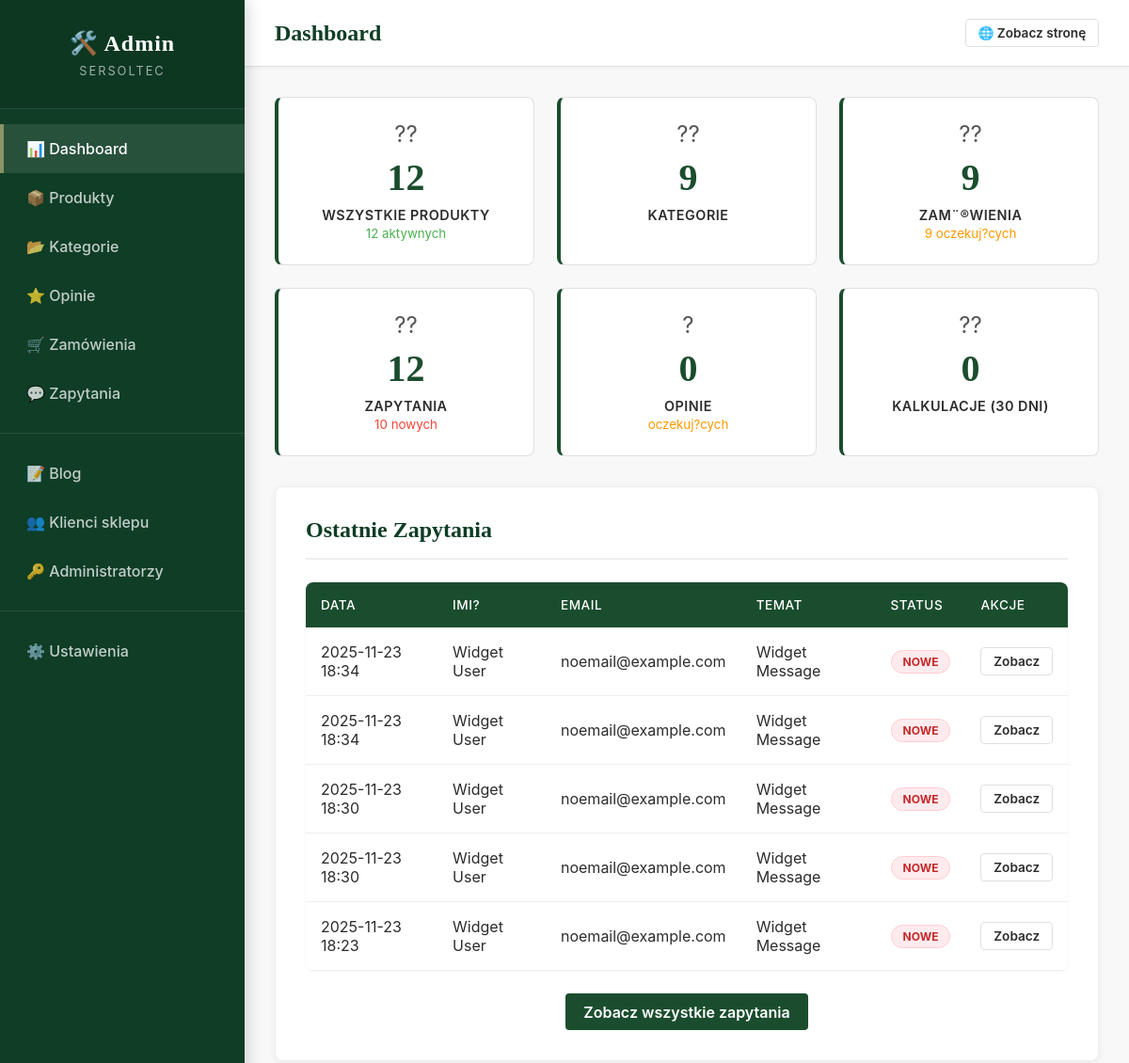
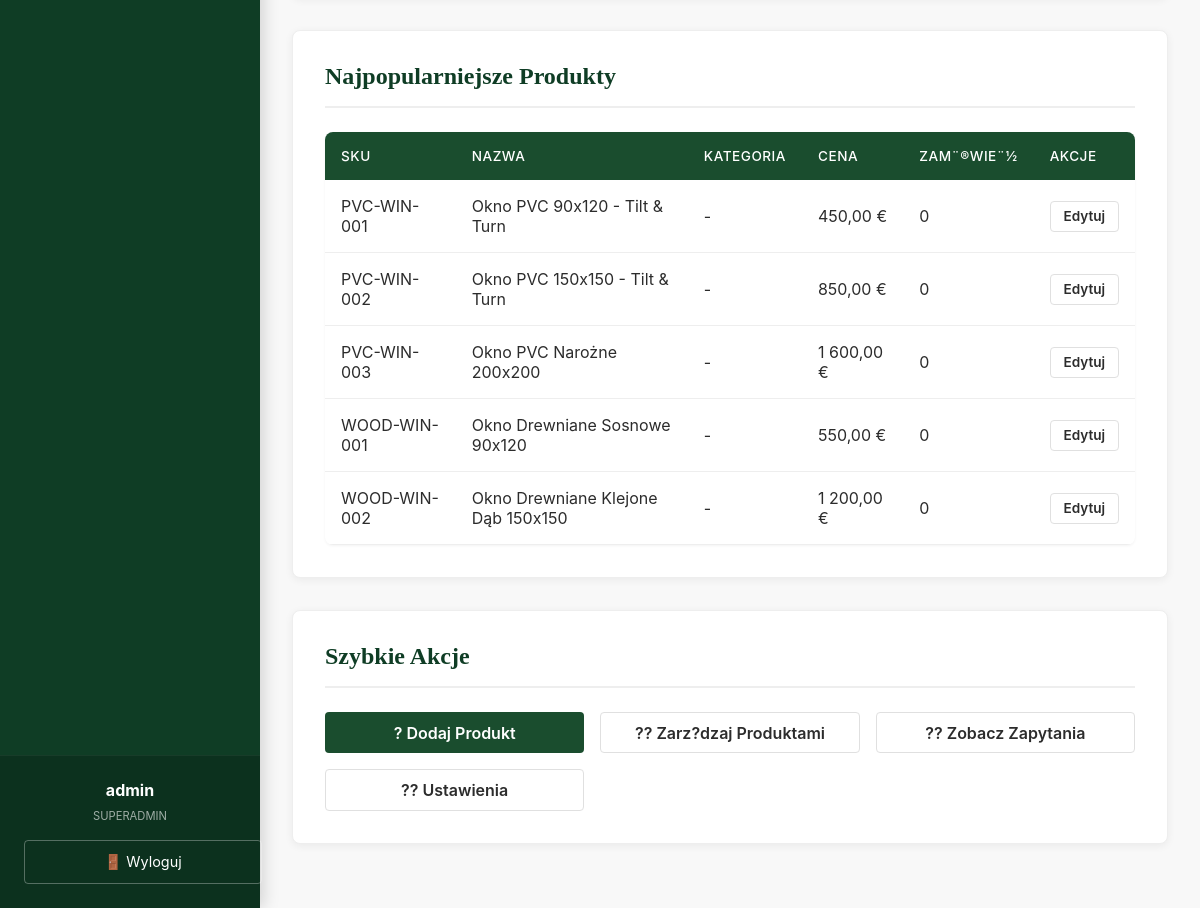
Page /admin/dashboard.php (signed in) on the committed database (2 pictures, top to bottom).
### tables this page shows
CREATE TABLE `inquiries` (
  `id` int NOT NULL AUTO_INCREMENT,
  `name` varchar(255) NOT NULL,
  `email` varchar(255) NOT NULL,
  `phone` varchar(20) DEFAULT NULL,
  `company` varchar(255) DEFAULT NULL,
  `subject` varchar(255) DEFAULT NULL,
  `message` text NOT NULL,
  `product_id` int DEFAULT NULL,
  `ip_address` varchar(45) DEFAULT NULL,
  `status` enum('new','read','replied') DEFAULT 'new',
  `created_at` timestamp NULL DEFAULT CURRENT_TIMESTAMP,
  `updated_at` timestamp NULL DEFAULT CURRENT_TIMESTAMP ON UPDATE CURRENT_TIMESTAMP,
  PRIMARY KEY (`id`),
  KEY `product_id` (`product_id`),
  KEY `created_at` (`created_at`),
  KEY `status` (`status`),
  CONSTRAINT `inquiries_ibfk_1` FOREIGN KEY (`product_id`) REFERENCES `products` (`id`) ON DELETE SET NULL
);

CREATE TABLE `products` (
  `id` int NOT NULL AUTO_INCREMENT,
  `category_id` int NOT NULL,
  `sku` varchar(100) NOT NULL,
  `name_pl` varchar(255) NOT NULL,
  `name_en` varchar(255) NOT NULL,
  `name_es` varchar(255) NOT NULL,
  `description_pl` text,
  `description_en` text,
  `description_es` text,
  `specifications` json DEFAULT NULL,
  `price_base` decimal(10,2) DEFAULT NULL,
  `price_min` decimal(10,2) DEFAULT NULL,
  `price_max` decimal(10,2) DEFAULT NULL,
  `unit` varchar(50) DEFAULT NULL,
  `image` varchar(255) DEFAULT NULL,
  `images` json DEFAULT NULL,
  `weight` decimal(10,3) DEFAULT NULL,
  `active` tinyint DEFAULT '1',
  `b2b_only` tinyint DEFAULT '0',
  `created_at` timestamp NULL DEFAULT CURRENT_TIMESTAMP,
  `updated_at` timestamp NULL DEFAULT CURRENT_TIMESTAMP ON UPDATE CURRENT_TIMESTAMP,
  PRIMARY KEY (`id`),
  UNIQUE KEY `sku` (`sku`),
  KEY `category_id` (`category_id`),
  KEY `active` (`active`),
  CONSTRAINT `products_ibfk_1` FOREIGN KEY (`category_id`) REFERENCES `categories` (`id`) ON DELETE CASCADE
);

### admin/admin-auth.php (called while the page is built, shortened)
<?php
if (file_exists('../config.php')) {
    require_once '../config.php';
} elseif (file_exists('config.php')) {
    require_once 'config.php';
}
function getAdminName() {
    return $_SESSION['admin_username'] ?? 'Admin';
}

### config.php (called while the page is built, shortened)
<?php
if (!function_exists('safe_currency_symbol')) {
    function safe_currency_symbol(): string {
        return '€';
    }
}
if (!function_exists('formatPrice')) {
    function formatPrice($price) {
        return number_format($price, 2, ',', ' ') . ' ' . safe_currency_symbol();
    }
}

### admin/dashboard.php (the view, shortened to what this page needs)
<?php
require_once 'admin-auth.php';
$page_title = 'Dashboard';
$stats = [];
$stmt = $pdo->query("SELECT COUNT(*) as total,
                     SUM(CASE WHEN active = 1 THEN 1 ELSE 0 END) as active,
                     SUM(CASE WHEN active = 0 THEN 1 ELSE 0 END) as inactive
                     FROM products");
$stats['products'] = $stmt->fetch();
$stmt = $pdo->query("SELECT COUNT(*) FROM categories WHERE active = 1");
$stats['categories'] = $stmt->fetchColumn();
$stmt = $pdo->query("SELECT COUNT(*) as total,
                     SUM(CASE WHEN status = 'pending' THEN 1 ELSE 0 END) as pending,
                     SUM(CASE WHEN status = 'completed' THEN 1 ELSE 0 END) as completed
                     FROM orders");
$stats['orders'] = $stmt->fetch();
$stmt = $pdo->query("SELECT COUNT(*) as total,
                     SUM(CASE WHEN status = 'new' THEN 1 ELSE 0 END) as new,
                     SUM(CASE WHEN status = 'read' THEN 1 ELSE 0 END) as unread,
                     SUM(CASE WHEN status = 'replied' THEN 1 ELSE 0 END) as replied
                     FROM inquiries");
$stats['inquiries'] = $stmt->fetch();
$stmt = $pdo->query("SELECT COUNT(*) as total,
                     SUM(CASE WHEN status = 'pending' THEN 1 ELSE 0 END) as pending,
                     SUM(CASE WHEN status = 'approved' THEN 1 ELSE 0 END) as approved,
                     SUM(CASE WHEN status = 'rejected' THEN 1 ELSE 0 END) as rejected
                     FROM product_reviews");
$stats['reviews'] = $stmt->fetch();
$stmt = $pdo->query("SELECT COUNT(*) FROM window_calculations
                     WHERE created_at >= DATE_SUB(NOW(), INTERVAL 30 DAY)");
$stats['calculations'] = $stmt->fetchColumn();
$stmt = $pdo->query("SELECT * FROM inquiries ORDER BY created_at DESC LIMIT 5");
$recent_inquiries = $stmt->fetchAll();
$stmt = $pdo->query("SELECT p.*, COUNT(o.id) as order_count
                     FROM products p
                     LEFT JOIN orders o ON JSON_CONTAINS(o.products, JSON_QUOTE(CAST(p.id AS CHAR)))
                     WHERE p.active = 1
                     GROUP BY p.id
                     ORDER BY order_count DESC
                     LIMIT 5");
$top_products = $stmt->fetchAll();
include 'admin-header.php';
?>
<div class="stats-grid">
    <div class="stat-card">
        <div class="stat-icon">??</div>
        <div class="stat-number"><?php echo $stats['products']['total']; ?></div>
        <div class="stat-label">Wszystkie Produkty</div>
        <small style="color: #4caf50;"><?php echo $stats['products']['active']; ?> aktywnych</small>
    </div>
    <div class="stat-card">
        <div class="stat-icon">??</div>
        <div class="stat-number"><?php echo $stats['categories']; ?></div>
        <div class="stat-label">Kategorie</div>
    </div>
    <div class="stat-card">
        <div class="stat-icon">??</div>
        <div class="stat-number"><?php echo $stats['orders']['total']; ?></div>
        <div class="stat-label">Zam¨®wienia</div>
        <small style="color: #ff9800;"><?php echo $stats['orders']['pending']; ?> oczekuj?cych</small>
    </div>
    <div class="stat-card">
        <div class="stat-icon">??</div>
        <div class="stat-number"><?php echo $stats['inquiries']['total']; ?></div>
        <div class="stat-label">Zapytania</div>
        <small style="color: #f44336;"><?php echo $stats['inquiries']['new']; ?> nowych</small>
    </div>
    <div class="stat-card">
        <div class="stat-icon">?</div>
        <div class="stat-number"><?php echo $stats['reviews']['total']; ?></div>
        <div class="stat-label">Opinie</div>
        <small style="color: #ff9800;"><?php echo $stats['reviews']['pending']; ?> oczekuj?cych</small>
    </div>
    <div class="stat-card">
        <div class="stat-icon">??</div>
        <div class="stat-number"><?php echo $stats['calculations']; ?></div>
        <div class="stat-label">Kalkulacje (30 dni)</div>
    </div>
</div>
<div class="admin-card">
    <h2>Ostatnie Zapytania</h2>
    <?php if ($recent_inquiries): ?>
        <table class="admin-table">
            <thead>
                <tr>
                    <th>Data</th>
                    <th>Imi?</th>
                    <th>Email</th>
                    <th>Temat</th>
                    <th>Status</th>
                    <th>Akcje</th>
                </tr>
            </thead>
            <tbody>
                <?php foreach ($recent_inquiries as $inquiry): ?>
                    <tr>
                        <td><?php echo date('Y-m-d H:i', strtotime($inquiry['created_at'])); ?></td>
                        <td><?php echo htmlspecialchars($inquiry['name']); ?></td>
                        <td><?php echo htmlspecialchars($inquiry['email']); ?></td>
                        <td><?php echo htmlspecialchars(substr($inquiry['subject'] ?: 'Brak tematu', 0, 40)); ?></td>
                        <td>
                            <?php
                            $badge_class = 'badge-info';
                            $status_text = 'Nieznany';
                            switch ($inquiry['status']) {
                                case 'new':
                                    $badge_class = 'badge-danger';
                                    $status_text = 'Nowe';
                                    break;
                            }
                            ?>
                            <span class="badge <?php echo $badge_class; ?>"><?php echo $status_text; ?></span>
                        </td>
                        <td>
                            <a href="inquiries.php?view=<?php echo $inquiry['id']; ?>" class="btn btn-outline btn-sm">
                                Zobacz
                            </a>
                        </td>
                    </tr>
                <?php endforeach; ?>
            </tbody>
        </table>
        <div style="text-align: center; margin-top: 1.5rem;">
            <a href="inquiries.php" class="btn btn-primary">
                Zobacz wszystkie zapytania
            </a>
        </div>
    <?php endif; ?>
</div>
<div class="admin-card">
    <h2>Najpopularniejsze Produkty</h2>
    <?php if ($top_products): ?>
        <table class="admin-table">
            <thead>
                <tr>
                    <th>SKU</th>
                    <th>Nazwa</th>
                    <th>Kategoria</th>
                    <th>Cena</th>
                    <th>Zam¨®wie¨½</th>
                    <th>Akcje</th>
                </tr>
            </thead>
            <tbody>
                <?php foreach ($top_products as $product): ?>
                    <tr>
                        <td><?php echo htmlspecialchars($product['sku']); ?></td>
                        <td><?php echo htmlspecialchars(substr($product['name_pl'], 0, 40)); ?></td>
                        <td>-</td>
                        <td><?php echo $product['price_base'] ? formatPrice($product['price_base']) : '-'; ?></td>
                        <td><?php echo $product['order_count']; ?></td>
                        <td>
                            <a href="product-edit.php?id=<?php echo $product['id']; ?>" class="btn btn-outline btn-sm">
                                Edytuj
                            </a>
                        </td>
                    </tr>
                <?php endforeach; ?>
            </tbody>
        </table>
    <?php endif; ?>
</div>
<div class="admin-card">
    <h2>Szybkie Akcje</h2>
    <div style="display: grid; grid-template-columns: repeat(auto-fit, minmax(200px, 1fr)); gap: 1rem;">
        <a href="product-edit.php" class="btn btn-primary" style="text-align: center;">
            ? Dodaj Produkt
        </a>
        <a href="products.php" class="btn btn-outline" style="text-align: center;">
            ?? Zarz?dzaj Produktami
        </a>
        <a href="inquiries.php" class="btn btn-outline" style="text-align: center;">
            ?? Zobacz Zapytania
        </a>
        <a href="settings.php" class="btn btn-outline" style="text-align: center;">
            ?? Ustawienia
        </a>
    </div>
</div>
<?php include 'admin-footer.php'; ?>

### admin/admin-header.php (shortened to what this page needs)
<!DOCTYPE html>
<html lang="pl">
<head>
    <link rel="stylesheet" href="admin-styles.css">
</head>
<body class="admin-body">
<div class="admin-wrapper">
    <aside class="admin-sidebar">
        <div class="admin-logo">
            <h2>🛠️ Admin</h2>
            <p><?php echo SITE_NAME; ?></p>
        </div>
        <nav class="admin-nav">
            <a href="dashboard.php" class="admin-nav-item <?php echo basename($_SERVER['PHP_SELF']) === 'dashboard.php' ? 'active' : ''; ?>">
                📊 Dashboard
            </a>
            <a href="products.php" class="admin-nav-item <?php echo basename($_SERVER['PHP_SELF']) === 'products.php' || basename($_SERVER['PHP_SELF']) === 'product-edit.php' ? 'active' : ''; ?>">
                📦 Produkty
            </a>
            <a href="categories.php" class="admin-nav-item <?php echo basename($_SERVER['PHP_SELF']) === 'categories.php' ? 'active' : ''; ?>">
                📂 Kategorie
            </a>
            <a href="reviews.php" class="admin-nav-item <?php echo basename($_SERVER['PHP_SELF']) === 'reviews.php' ? 'active' : ''; ?>">
                ⭐ Opinie
            </a>
            <a href="orders.php" class="admin-nav-item <?php echo basename($_SERVER['PHP_SELF']) === 'orders.php' ? 'active' : ''; ?>">
                🛒 Zamówienia
            </a>
            <a href="inquiries.php" class="admin-nav-item <?php echo basename($_SERVER['PHP_SELF']) === 'inquiries.php' ? 'active' : ''; ?>">
                💬 Zapytania
            </a>
            <div style="height: 1px; background: rgba(255,255,255,0.1); margin: 1rem 0;"></div>
            <a href="blog.php" class="admin-nav-item <?php echo basename($_SERVER['PHP_SELF']) === 'blog.php' || basename($_SERVER['PHP_SELF']) === 'blog-edit.php' ? 'active' : ''; ?>">
                📝 Blog
            </a>
            <a href="shop-users.php" class="admin-nav-item <?php echo basename($_SERVER['PHP_SELF']) === 'shop-users.php' ? 'active' : ''; ?>">
                👥 Klienci sklepu
            </a>
            <a href="users.php" class="admin-nav-item <?php echo basename($_SERVER['PHP_SELF']) === 'users.php' ? 'active' : ''; ?>">
                🔑 Administratorzy
            </a>
            <div style="height: 1px; background: rgba(255,255,255,0.1); margin: 1rem 0;"></div>
            <a href="settings.php" class="admin-nav-item <?php echo basename($_SERVER['PHP_SELF']) === 'settings.php' ? 'active' : ''; ?>">
                ⚙️ Ustawienia
            </a>
        </nav>
        <div class="admin-sidebar-footer">
            <div class="admin-user-info">
                <strong><?php echo getAdminName(); ?></strong>
                <small><?php echo $_SESSION['admin_role'] ?? 'admin'; ?></small>
            </div>
            <a href="?logout=1" class="btn-logout">
                🚪 Wyloguj
            </a>
        </div>
    </aside>
    <main class="admin-main">
        <header class="admin-header">
            <div class="admin-header-left">
                <h1><?php echo $page_title ?? 'Admin Panel'; ?></h1>
            </div>
            <div class="admin-header-right">
                <a href="../index.php" class="btn btn-outline btn-sm" target="_blank">
                    🌐 Zobacz stronę
                </a>
            </div>
        </header>
        <div class="admin-content">

### admin/admin-footer.php (shortened to what this page needs)
        </div>
    </main>
</div>
</body>
</html>

### rows in the picture
inquiries: created_at "2025-11-23 18:34", name "Widget User", email "noemail@example.com", subject "Widget Message", status "NOWE"
inquiries: created_at "2025-11-23 18:34", name "Widget User", email "noemail@example.com", subject "Widget Message", status "NOWE"
inquiries: created_at "2025-11-23 18:30", name "Widget User", email "noemail@example.com", subject "Widget Message", status "NOWE"
inquiries: created_at "2025-11-23 18:30", name "Widget User", email "noemail@example.com", subject "Widget Message", status "NOWE"
inquiries: created_at "2025-11-23 18:23", name "Widget User", email "noemail@example.com", subject "Widget Message", status "NOWE"
products: sku "PVC-WIN-001", name_pl "Okno PVC 90x120 - Tilt & Turn", price_base "450,00 €", order_count "0"
products: sku "PVC-WIN-002", name_pl "Okno PVC 150x150 - Tilt & Turn", price_base "850,00 €", order_count "0"
products: sku "PVC-WIN-003", name_pl "Okno PVC Narożne 200x200", price_base "1 600,00 €", order_count "0"
products: sku "WOOD-WIN-001", name_pl "Okno Drewniane Sosnowe 90x120", price_base "550,00 €", order_count "0"
products: sku "WOOD-WIN-002", name_pl "Okno Drewniane Klejone Dąb 150x150", price_base "1 200,00 €", order_count "0"

### other values in the picture
SITE_NAME "SERSOLTEC"
getAdminName() "admin"
$_SESSION['admin_role'] "SUPERADMIN"
$page_title "Dashboard"
$stats['products']['total'] "12"
$stats['products']['active'] "12"
$stats['categories'] "9"
$stats['orders']['total'] "9"
$stats['orders']['pending'] "9"
$stats['inquiries']['total'] "12"
$stats['inquiries']['new'] "10"
$stats['reviews']['total'] "0"
$stats['calculations'] "0"
